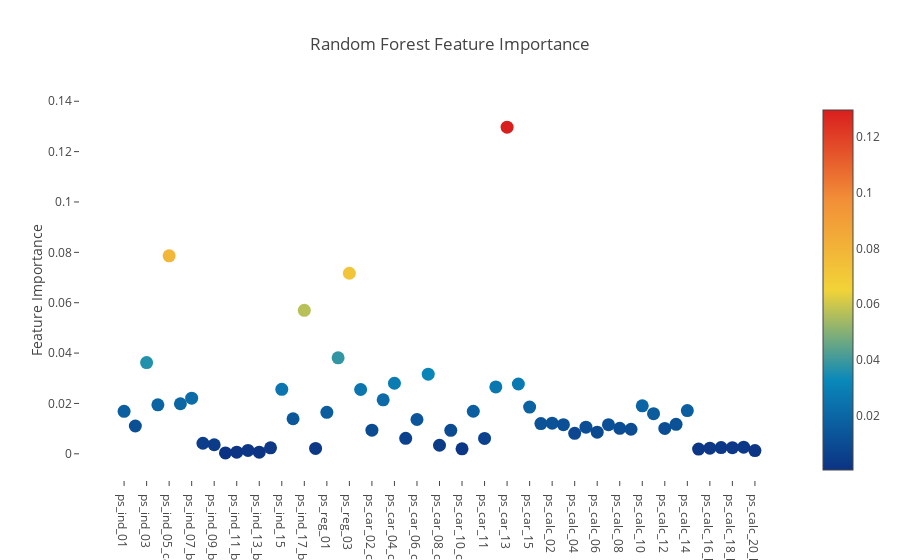

This figure's notebook cell:
### Markdown cell above
**Plot.ly Scatter Plot of feature importances**

Having trained the Random Forest, we can obtain the list of feature importances by invoking the attribute "featureimportances" and plot our next Plotly plot, the Scatter plot.

Here we invoke the command Scatter and as per the previous Plotly plots, we have to define our y and x-axes. However the one thing that we pay attention to in scatter plots is the marker attribute. It is the marker attribute where we define and hence control the size, color and scale of the scatter points embedded.

### Code cell
# Scatter plot 
trace = go.Scatter(
    y = rf.feature_importances_,
    x = features,
    mode='markers',
    marker=dict(
        sizemode = 'diameter',
        sizeref = 1,
        size = 13,
        color = rf.feature_importances_,
        colorscale='Portland',
        showscale=True
    ),
    text = features
)
data = [trace]

layout= go.Layout(
    autosize= True,
    title= 'Random Forest Feature Importance',
    hovermode= 'closest',
     xaxis= dict(
         ticklen= 5,
         showgrid=False,
        zeroline=False,
        showline=False
     ),
    yaxis=dict(
        title= 'Feature Importance',
        showgrid=False,
        zeroline=False,
        ticklen= 5,
        gridwidth= 2
    ),
    showlegend= False
)
fig = go.Figure(data=data, layout=layout)
py.iplot(fig,filename='scatter2010')

### Figure 1 — Plotly figure (JSON) as saved in the notebook; plotly's stock layout.template omitted (floating-point values rounded to 4 significant figures)
{"data": [{"marker": {"color": [0.01686, 0.01105, 0.03622, 0.01947, 0.07861, 0.01987, 0.02209, 0.004199, 0.003608, 0.0003743, 0.0006586, 0.001347, 0.0006631, 0.002396, 0.0256, 0.01392, 0.05697, 0.002158, 0.01648, 0.03813, 0.0717, 0.02554, 0.009404, 0.02144, 0.02801, 0.006161, 0.01364, 0.03162, 0.003394, 0.009318, 0.00199, 0.0169, 0.006131, 0.02658, 0.1297, 0.02773, 0.01855, 0.01201, 0.01216, 0.01158, 0.008129, 0.01059, 0.008598, 0.01156, 0.01014, 0.00976, 0.01907, 0.01595, 0.01008, 0.01171, 0.01718, 0.00187, 0.002257, 0.00247, 0.002456, 0.00263, 0.001287], "colorscale": "Portland", "showscale": true, "size": 13, "sizemode": "diameter", "sizeref": 1}, "mode": "markers", "text": ["ps_ind_01", "ps_ind_02_cat", "ps_ind_03", "ps_ind_04_cat", "ps_ind_05_cat", "ps_ind_06_bin", "ps_ind_07_bin", "ps_ind_08_bin", "ps_ind_09_bin", "ps_ind_10_bin", "ps_ind_11_bin", "ps_ind_12_bin", "ps_ind_13_bin", "ps_ind_14", "ps_ind_15", "ps_ind_16_bin", "ps_ind_17_bin", "ps_ind_18_bin", "ps_reg_01", "ps_reg_02", "ps_reg_03", "ps_car_01_cat", "ps_car_02_cat", "ps_car_03_cat", "ps_car_04_cat", "ps_car_05_cat", "ps_car_06_cat", "ps_car_07_cat", "ps_car_08_cat", "ps_car_09_cat", "ps_car_10_cat", "ps_car_11_cat", "ps_car_11", "ps_car_12", "ps_car_13", "ps_car_14", "ps_car_15", "ps_calc_01", "ps_calc_02", "ps_calc_03", "ps_calc_04", "ps_calc_05", "ps_calc_06", "ps_calc_07", "ps_calc_08", "ps_calc_09", "ps_calc_10", "ps_calc_11", "ps_calc_12", "ps_calc_13", "ps_calc_14", "ps_calc_15_bin", "ps_calc_16_bin", "ps_calc_17_bin", "ps_calc_18_bin", "ps_calc_19_bin", "ps_calc_20_bin"], "type": "scatter", "x": ["ps_ind_01", "ps_ind_02_cat", "ps_ind_03", "ps_ind_04_cat", "ps_ind_05_cat", "ps_ind_06_bin", "ps_ind_07_bin", "ps_ind_08_bin", "ps_ind_09_bin", "ps_ind_10_bin", "ps_ind_11_bin", "ps_ind_12_bin", "ps_ind_13_bin", "ps_ind_14", "ps_ind_15", "ps_ind_16_bin", "ps_ind_17_bin", "ps_ind_18_bin", "ps_reg_01", "ps_reg_02", "ps_reg_03", "ps_car_01_cat", "ps_car_02_cat", "ps_car_03_cat", "ps_car_04_cat", "ps_car_05_cat", "ps_car_06_cat", "ps_car_07_cat", "ps_car_08_cat", "ps_car_09_cat", "ps_car_10_cat", "ps_car_11_cat", "ps_car_11", "ps_car_12", "ps_car_13", "ps_car_14", "ps_car_15", "ps_calc_01", "ps_calc_02", "ps_calc_03", "ps_calc_04", "ps_calc_05", "ps_calc_06", "ps_calc_07", "ps_calc_08", "ps_calc_09", "ps_calc_10", "ps_calc_11", "ps_calc_12", "ps_calc_13", "ps_calc_14", "ps_calc_15_bin", "ps_calc_16_bin", "ps_calc_17_bin", "ps_calc_18_bin", "ps_calc_19_bin", "ps_calc_20_bin"], "y": [0.01686, 0.01105, 0.03622, 0.01947, 0.07861, 0.01987, 0.02209, 0.004199, 0.003608, 0.0003743, 0.0006586, 0.001347, 0.0006631, 0.002396, 0.0256, 0.01392, 0.05697, 0.002158, 0.01648, 0.03813, 0.0717, 0.02554, 0.009404, 0.02144, 0.02801, 0.006161, 0.01364, 0.03162, 0.003394, 0.009318, 0.00199, 0.0169, 0.006131, 0.02658, 0.1297, 0.02773, 0.01855, 0.01201, 0.01216, 0.01158, 0.008129, 0.01059, 0.008598, 0.01156, 0.01014, 0.00976, 0.01907, 0.01595, 0.01008, 0.01171, 0.01718, 0.00187, 0.002257, 0.00247, 0.002456, 0.00263, 0.001287]}], "layout": {"autosize": true, "hovermode": "closest", "showlegend": false, "title": "Random Forest Feature Importance", "xaxis": {"showgrid": false, "showline": false, "ticklen": 5, "zeroline": false}, "yaxis": {"gridwidth": 2, "showgrid": false, "ticklen": 5, "title": "Feature Importance", "zeroline": false}}}
